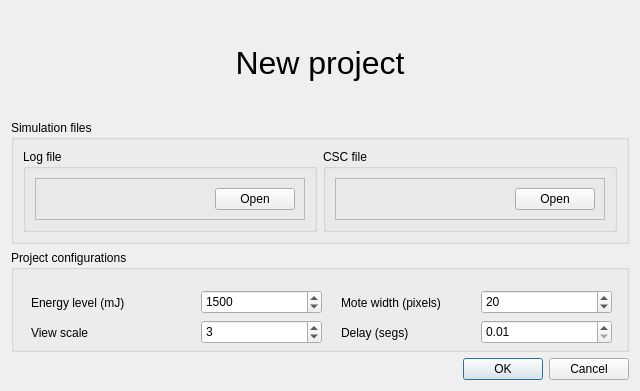
<?xml version="1.0" encoding="UTF-8"?>
<ui version="4.0">
 <class>Dialog</class>
 <widget class="QDialog" name="Dialog">
  <property name="geometry">
   <rect>
    <x>0</x>
    <y>0</y>
    <width>640</width>
    <height>391</height>
   </rect>
  </property>
  <property name="windowTitle">
   <string>Dialog</string>
  </property>
  <layout class="QVBoxLayout" name="verticalLayout_3">
   <property name="sizeConstraint">
    <enum>QLayout::SetNoConstraint</enum>
   </property>
   <item>
    <widget class="QLabel" name="label">
     <property name="font">
      <font>
       <pointsize>24</pointsize>
      </font>
     </property>
     <property name="text">
      <string>New project</string>
     </property>
     <property name="alignment">
      <set>Qt::AlignCenter</set>
     </property>
    </widget>
   </item>
   <item>
    <widget class="QGroupBox" name="groupBox_3">
     <property name="title">
      <string>Simulation files</string>
     </property>
     <layout class="QHBoxLayout" name="horizontalLayout_6">
      <item>
       <widget class="QGroupBox" name="groupBox_4">
        <property name="title">
         <string>Log file</string>
        </property>
        <layout class="QVBoxLayout" name="verticalLayout">
         <item>
          <widget class="QFrame" name="frame">
           <property name="frameShape">
            <enum>QFrame::StyledPanel</enum>
           </property>
           <property name="frameShadow">
            <enum>QFrame::Raised</enum>
           </property>
           <layout class="QHBoxLayout" name="horizontalLayout">
            <item>
             <widget class="QLabel" name="log_name">
              <property name="sizePolicy">
               <sizepolicy hsizetype="Preferred" vsizetype="Preferred">
                <horstretch>1</horstretch>
                <verstretch>0</verstretch>
               </sizepolicy>
              </property>
              <property name="text">
               <string/>
              </property>
             </widget>
            </item>
            <item>
             <widget class="QPushButton" name="openlog">
              <property name="text">
               <string>Open</string>
              </property>
             </widget>
            </item>
           </layout>
          </widget>
         </item>
        </layout>
       </widget>
      </item>
      <item>
       <widget class="QGroupBox" name="groupBox_5">
        <property name="title">
         <string>CSC file</string>
        </property>
        <layout class="QHBoxLayout" name="horizontalLayout_3">
         <item>
          <widget class="QFrame" name="frame_2">
           <property name="frameShape">
            <enum>QFrame::StyledPanel</enum>
           </property>
           <property name="frameShadow">
            <enum>QFrame::Raised</enum>
           </property>
           <layout class="QHBoxLayout" name="horizontalLayout_4">
            <item>
             <widget class="QLabel" name="csc_name">
              <property name="sizePolicy">
               <sizepolicy hsizetype="Preferred" vsizetype="Preferred">
                <horstretch>1</horstretch>
                <verstretch>0</verstretch>
               </sizepolicy>
              </property>
              <property name="text">
               <string/>
              </property>
             </widget>
            </item>
            <item>
             <widget class="QPushButton" name="openCsc">
              <property name="text">
               <string>Open</string>
              </property>
             </widget>
            </item>
           </layout>
          </widget>
         </item>
        </layout>
       </widget>
      </item>
     </layout>
    </widget>
   </item>
   <item>
    <widget class="QGroupBox" name="groupBox_2">
     <property name="title">
      <string>Project configurations</string>
     </property>
     <widget class="QSpinBox" name="Energy">
      <property name="geometry">
       <rect>
        <x>190</x>
        <y>40</y>
        <width>121</width>
        <height>24</height>
       </rect>
      </property>
      <property name="minimumSize">
       <size>
        <width>80</width>
        <height>0</height>
       </size>
      </property>
      <property name="layoutDirection">
       <enum>Qt::LeftToRight</enum>
      </property>
      <property name="maximum">
       <number>100000</number>
      </property>
      <property name="value">
       <number>1500</number>
      </property>
     </widget>
     <widget class="QSpinBox" name="scale">
      <property name="geometry">
       <rect>
        <x>190</x>
        <y>70</y>
        <width>121</width>
        <height>24</height>
       </rect>
      </property>
      <property name="minimumSize">
       <size>
        <width>80</width>
        <height>0</height>
       </size>
      </property>
      <property name="minimum">
       <number>1</number>
      </property>
      <property name="maximum">
       <number>10</number>
      </property>
      <property name="value">
       <number>3</number>
      </property>
     </widget>
     <widget class="QDoubleSpinBox" name="delay">
      <property name="geometry">
       <rect>
        <x>470</x>
        <y>70</y>
        <width>131</width>
        <height>24</height>
       </rect>
      </property>
      <property name="minimumSize">
       <size>
        <width>80</width>
        <height>0</height>
       </size>
      </property>
      <property name="minimum">
       <double>0.010000000000000</double>
      </property>
      <property name="singleStep">
       <double>0.010000000000000</double>
      </property>
      <property name="value">
       <double>0.010000000000000</double>
      </property>
     </widget>
     <widget class="QSpinBox" name="width">
      <property name="geometry">
       <rect>
        <x>470</x>
        <y>40</y>
        <width>131</width>
        <height>24</height>
       </rect>
      </property>
      <property name="minimumSize">
       <size>
        <width>80</width>
        <height>0</height>
       </size>
      </property>
      <property name="maximum">
       <number>50</number>
      </property>
      <property name="value">
       <number>20</number>
      </property>
     </widget>
     <widget class="QLabel" name="label_5">
      <property name="geometry">
       <rect>
        <x>20</x>
        <y>30</y>
        <width>151</width>
        <height>46</height>
       </rect>
      </property>
      <property name="sizePolicy">
       <sizepolicy hsizetype="Fixed" vsizetype="Preferred">
        <horstretch>0</horstretch>
        <verstretch>0</verstretch>
       </sizepolicy>
      </property>
      <property name="autoFillBackground">
       <bool>false</bool>
      </property>
      <property name="text">
       <string>Energy level (mJ)</string>
      </property>
     </widget>
     <widget class="QLabel" name="label_7">
      <property name="geometry">
       <rect>
        <x>330</x>
        <y>30</y>
        <width>141</width>
        <height>46</height>
       </rect>
      </property>
      <property name="text">
       <string>Mote width (pixels)</string>
      </property>
     </widget>
     <widget class="QLabel" name="label_6">
      <property name="geometry">
       <rect>
        <x>20</x>
        <y>60</y>
        <width>161</width>
        <height>46</height>
       </rect>
      </property>
      <property name="text">
       <string>View scale</string>
      </property>
     </widget>
     <widget class="QLabel" name="label_8">
      <property name="geometry">
       <rect>
        <x>330</x>
        <y>60</y>
        <width>141</width>
        <height>46</height>
       </rect>
      </property>
      <property name="text">
       <string>Delay (segs)</string>
      </property>
     </widget>
    </widget>
   </item>
   <item>
    <widget class="QDialogButtonBox" name="buttonBox">
     <property name="orientation">
      <enum>Qt::Horizontal</enum>
     </property>
     <property name="standardButtons">
      <set>QDialogButtonBox::Cancel|QDialogButtonBox::Ok</set>
     </property>
    </widget>
   </item>
  </layout>
 </widget>
 <resources/>
 <connections>
  <connection>
   <sender>buttonBox</sender>
   <signal>accepted()</signal>
   <receiver>Dialog</receiver>
   <slot>accept()</slot>
   <hints>
    <hint type="sourcelabel">
     <x>248</x>
     <y>254</y>
    </hint>
    <hint type="destinationlabel">
     <x>157</x>
     <y>274</y>
    </hint>
   </hints>
  </connection>
  <connection>
   <sender>buttonBox</sender>
   <signal>rejected()</signal>
   <receiver>Dialog</receiver>
   <slot>reject()</slot>
   <hints>
    <hint type="sourcelabel">
     <x>316</x>
     <y>260</y>
    </hint>
    <hint type="destinationlabel">
     <x>286</x>
     <y>274</y>
    </hint>
   </hints>
  </connection>
 </connections>
</ui>
